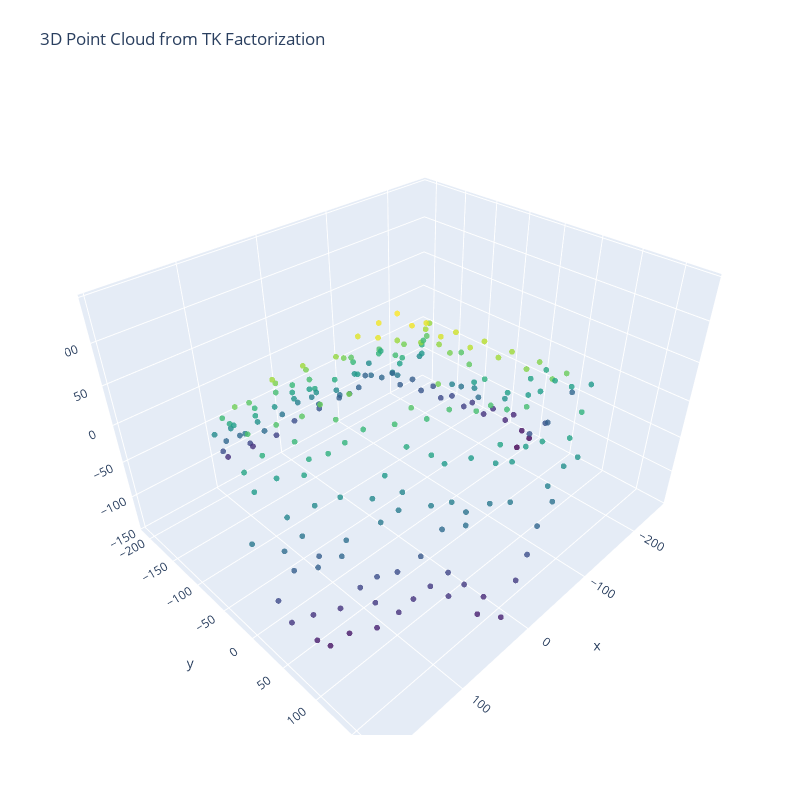

Source (notebook cell):
### Code cell
visualize_points(S)

### Figure 1 — Plotly figure (JSON) as saved in the notebook; plotly's stock layout.template omitted (floating-point values rounded to 4 significant figures; data arrays with more than 128 entries replaced by an {"elided": "..."} marker saying what was removed)
{"data": [{"marker": {"color": {"elided": "215 float values"}, "colorscale": [[0, "#440154"], [0.1111, "#482878"], [0.2222, "#3e4989"], [0.3333, "#31688e"], [0.4444, "#26828e"], [0.5556, "#1f9e89"], [0.6667, "#35b779"], [0.7778, "#6ece58"], [0.8889, "#b5de2b"], [1, "#fde725"]], "opacity": 0.8, "size": 2}, "mode": "markers", "type": "scatter3d", "x": {"elided": "215 float values"}, "y": {"elided": "215 float values"}, "z": {"elided": "215 float values"}}], "layout": {"autosize": false, "height": 800, "margin": {"b": 65, "l": 65, "r": 50, "t": 90}, "title": {"text": "3D Point Cloud from TK Factorization"}, "width": 800}}
